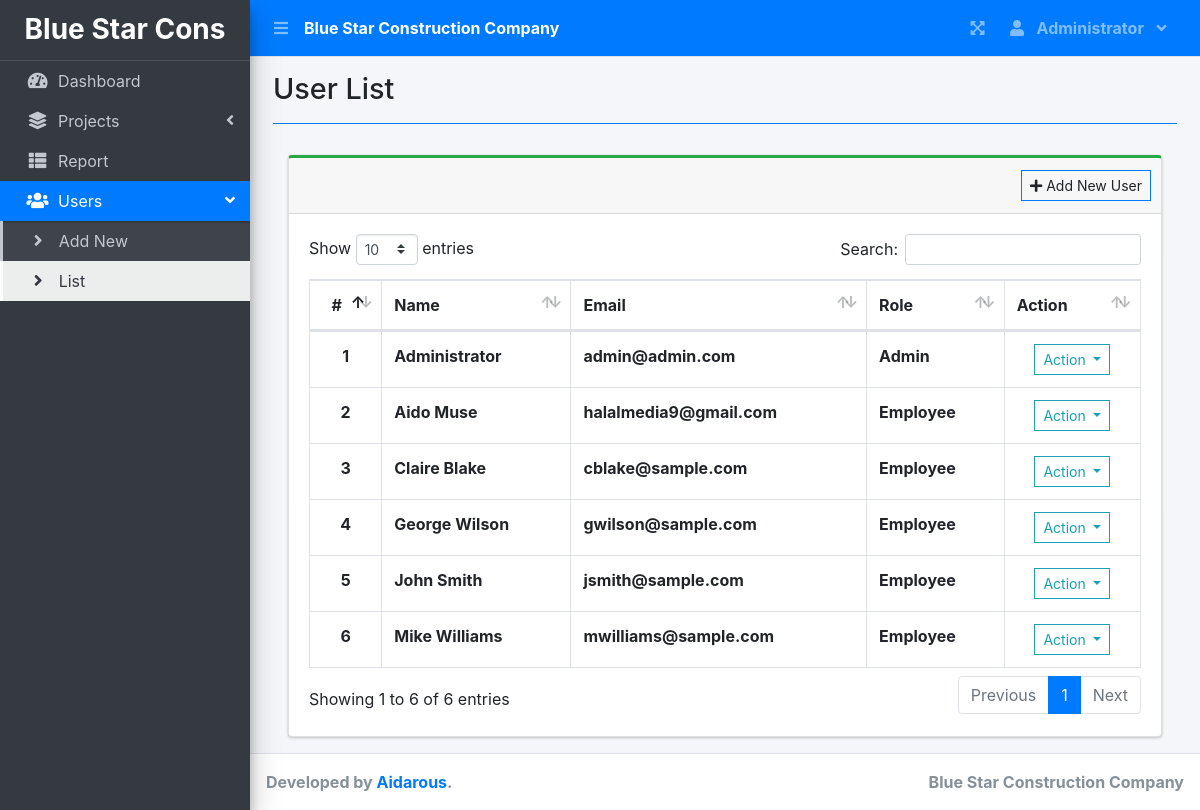
The page /index.php?page=user_list (signed in) on the database its author committed.
### tables this page shows
CREATE TABLE `users` (
  `id` int(30) NOT NULL,
  `firstname` varchar(200) NOT NULL,
  `lastname` varchar(200) NOT NULL,
  `email` varchar(200) NOT NULL,
  `password` text NOT NULL,
  `type` tinyint(1) NOT NULL DEFAULT '2' COMMENT '1 = admin, 2 = staff',
  `avatar` text NOT NULL,
  `date_created` datetime NOT NULL DEFAULT CURRENT_TIMESTAMP
);

### user_list.php (the view, shortened to what this page needs)
<?php include'db_connect.php' ?>
<div class="col-lg-12">
	<div class="card card-outline card-success">
		<div class="card-header">
			<div class="card-tools">
				<a class="btn btn-block btn-sm btn-default btn-flat border-primary" href="./index.php?page=new_user"><i class="fa fa-plus"></i> Add New User</a>
			</div>
		</div>
		<div class="card-body">
			<table class="table tabe-hover table-bordered" id="list">
				<thead>
					<tr>
						<th class="text-center">#</th>
						<th>Name</th>
						<th>Email</th>
						<th>Role</th>
						<th>Action</th>
					</tr>
				</thead>
				<tbody>
					<?php
					$i = 1;
					$type = array('',"Admin","Employee","Employee");
					$qry = $conn->query("SELECT *,concat(firstname,' ',lastname) as name FROM users order by concat(firstname,' ',lastname) asc");
					while($row= $qry->fetch_assoc()):
					?>
					<tr>
						<th class="text-center"><?php echo $i++ ?></th>
						<td><b><?php echo ucwords($row['name']) ?></b></td>
						<td><b><?php echo $row['email'] ?></b></td>
						<td><b><?php echo $type[$row['type']] ?></b></td>
						<td class="text-center">
							<button type="button" class="btn btn-default btn-sm btn-flat border-info wave-effect text-info dropdown-toggle" data-toggle="dropdown" aria-expanded="true">
		                      Action
		                    </button>
						</td>
					</tr>
				<?php endwhile; ?>
				</tbody>
			</table>
		</div>
	</div>
</div>

### index.php (shortened to what this page needs)
<!DOCTYPE html>
<html lang="en">
<?php
	include 'header.php'
?>
<body class="hold-transition sidebar-mini layout-fixed layout-navbar-fixed layout-footer-fixed">
<div class="wrapper">
  <?php include 'topbar.php' ?>
  <?php include 'sidebar.php' ?>
  <div class="content-wrapper">
    <div class="content-header">
      <div class="container-fluid">
        <div class="row mb-2">
          <div class="col-sm-6">
            <h1 class="m-0"><?php echo $title ?></h1>
          </div>
        </div>
            <hr class="border-primary">
      </div>
    </div>
    <section class="content">
      <div class="container-fluid">
         <?php
            $page = isset($_GET['page']) ? $_GET['page'] : 'home';
            if(!file_exists($page.".php")){
                include '404.html';
            }else{
            include $page.'.php';
            }
          ?>
      </div>
    </section>
  </div>
  <footer class="main-footer">
    <strong>Developed by <a href="https://www.linkedin.com/feed/">Aidarous</a>.</strong>
    <div class="float-right d-none d-sm-inline-block">
      <b> Blue Star Construction Company</b>
    </div>
  </footer>
</div>
</body>
</html>

### header.php (shortened to what this page needs)
<head>
  <?php
  $title = isset($_GET['page']) ? ucwords(str_replace("_", ' ', $_GET['page'])) : "Home";
  ?>
  <link rel="stylesheet" href="assets/plugins/fontawesome-free/css/all.min.css">
  <link rel="stylesheet" href="assets/plugins/overlayScrollbars/css/OverlayScrollbars.min.css">
  <link rel="stylesheet" href="assets/plugins/datatables-bs4/css/dataTables.bootstrap4.min.css">
  <link rel="stylesheet" href="assets/plugins/datatables-responsive/css/responsive.bootstrap4.min.css">
  <link rel="stylesheet" href="assets/plugins/datatables-buttons/css/buttons.bootstrap4.min.css">
  <link rel="stylesheet" href="assets/plugins/select2/css/select2.min.css">
  <link rel="stylesheet" href="assets/plugins/select2-bootstrap4-theme/select2-bootstrap4.min.css">
  <link rel="stylesheet" href="assets/plugins/sweetalert2-theme-bootstrap-4/bootstrap-4.min.css">
  <link rel="stylesheet" href="assets/plugins/toastr/toastr.min.css">
  <link rel="stylesheet" href="assets/plugins/dropzone/min/dropzone.min.css">
  <link rel="stylesheet" href="assets/dist/css/jquery.datetimepicker.min.css">
  <link rel="stylesheet" href="assets/plugins/icheck-bootstrap/icheck-bootstrap.min.css">
  <link rel="stylesheet" href="assets/plugins/bootstrap4-toggle/css/bootstrap4-toggle.min.css">
  <link rel="stylesheet" href="assets/dist/css/adminlte.min.css">
  <link rel="stylesheet" href="assets/dist/css/styles.css">
  <link rel="stylesheet" href="assets/plugins/summernote/summernote-bs4.min.css">
  <link href="https://maxcdn.bootstrapcdn.com/bootstrap/4.5.2/css/bootstrap.min.css" rel="stylesheet">
</head>

### topbar.php (shortened to what this page needs)
<nav class="main-header navbar navbar-expand navbar-primary navbar-dark ">
  <ul class="navbar-nav">
    <?php if(isset($_SESSION['login_id'])): ?>
    <li class="nav-item">
      <a class="nav-link" data-widget="pushmenu" href="" role="button"><i class="fas fa-bars"></i></a>
    </li>
  <?php endif; ?>
    <li>
      <a class="nav-link text-white"  href="./" role="button"> <large><b> Blue Star Construction Company</b></large></a>
    </li>
  </ul>
  <ul class="navbar-nav ml-auto">
    <li class="nav-item">
      <a class="nav-link" data-widget="fullscreen" href="#" role="button">
        <i class="fas fa-expand-arrows-alt"></i>
      </a>
    </li>
   <li class="nav-item dropdown">
          <a class="nav-link"  data-toggle="dropdown" aria-expanded="true" href="javascript:void(0)">
            <span>
              <div class="d-felx badge-pill">
                <span class="fa fa-user mr-2"></span>
                <span><b><?php echo ucwords($_SESSION['login_firstname']) ?></b></span>
                <span class="fa fa-angle-down ml-2"></span>
              </div>
            </span>
          </a>
    </li>
  </ul>
</nav>

### sidebar.php (shortened to what this page needs)
<aside class="main-sidebar sidebar-dark-primary elevation-4">
  <div class="dropdown">
 	<a href="./" class="brand-link">
      <?php if($_SESSION['login_type'] == 1): ?>
      <h3 class="text-center p-0 m-0"><b>Blue Star Cons</b></h3>
      <?php else: ?>
      <h3 class="text-center p-0 m-0"> <b>Blue Star Cons</b>
       </h3>
      <?php endif; ?>
  </a>
  </div>
  <div class="sidebar pb-4 mb-4">
    <nav class="mt-2">
      <ul class="nav nav-pills nav-sidebar flex-column nav-flat" data-widget="treeview" role="menu" data-accordion="false">
        <li class="nav-item dropdown">
          <a href="./" class="nav-link nav-home">
            <i class="nav-icon fas fa-tachometer-alt"></i>
            <p>
              Dashboard
            </p>
          </a>
        </li>
        <li class="nav-item">
          <a href="#" class="nav-link nav-edit_project nav-view_project">
            <i class="nav-icon fas fa-layer-group"></i>
            <p>
              Projects
              <i class="right fas fa-angle-left"></i>
            </p>
          </a>
        </li>
        <?php if($_SESSION['login_type'] != 3): ?>
         <li class="nav-item">
              <a href="./index.php?page=reports" class="nav-link nav-reports">
                <i class="fas fa-th-list nav-icon"></i>
                <p>Report</p>
              </a>
        </li>
        <?php endif; ?>
        <?php if($_SESSION['login_type'] == 1): ?>
        <li class="nav-item">
          <a href="#" class="nav-link nav-edit_user">
            <i class="nav-icon fas fa-users"></i>
            <p>
              Users
              <i class="right fas fa-angle-left"></i>
            </p>
          </a>
          <ul class="nav nav-treeview">
            <li class="nav-item">
              <a href="./index.php?page=new_user" class="nav-link nav-new_user tree-item">
                <i class="fas fa-angle-right nav-icon"></i>
                <p>Add New</p>
              </a>
            </li>
            <li class="nav-item">
              <a href="./index.php?page=user_list" class="nav-link nav-user_list tree-item">
                <i class="fas fa-angle-right nav-icon"></i>
                <p>List</p>
              </a>
            </li>
          </ul>
        </li>
      <?php endif; ?>
      </ul>
    </nav>
  </div>
</aside>

### rows shown on the page
users: name "Administrator", email "admin@admin.com", type "Admin"
users: name "Aido Muse", email "halalmedia9@gmail.com", type "Employee"
users: name "Claire Blake", email "cblake@sample.com", type "Employee"
users: name "George Wilson", email "gwilson@sample.com", type "Employee"
users: name "John Smith", email "jsmith@sample.com", type "Employee"
users: name "Mike Williams", email "mwilliams@sample.com", type "Employee"

### other values the page prints
$_SESSION['login_firstname'] "Administrator"
$title "User List"
